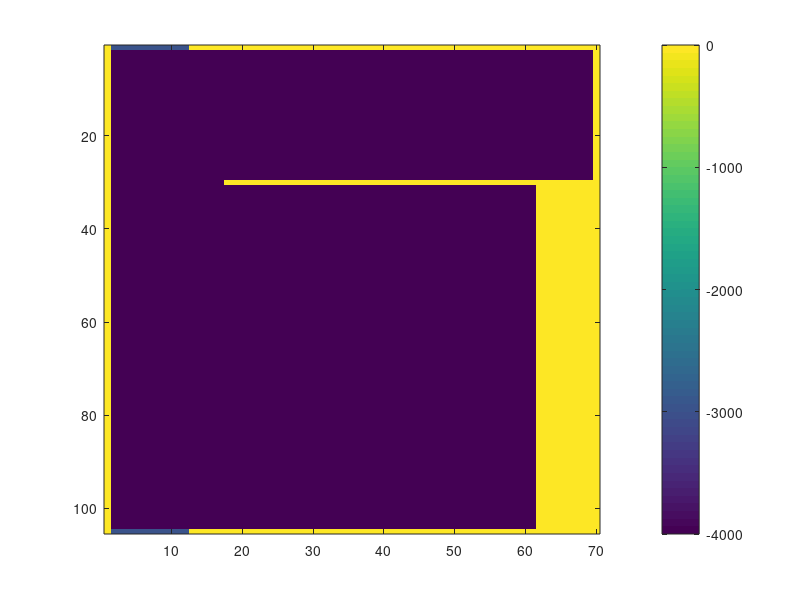

The MATLAB source for this figure: (Note: this script raises an error after producing the figure.)
clear all

fmt='real*8';
accuracy='real*8';
Ieee='b';


%---> Parameters

nx=105;
ny=70;
nz=29;
onedegx=nx/210;
onedegy=ny/140;

NyNorth=ny;

Onebasin = 0;

lati=2*((1:ny)-(ny+1)/2);

time=inf;

%exp=cellstr(['LGM_single_ice/output/present_idiff50']);
%dxc=rdmds(['../../',char(exp(1)),'/DXC']);
%dyc=rdmds(['../../',char(exp(1)),'/DYC']);% constant!

latc=ones(nx,1)*[-69:2:69];
dyc=6.37e6*2*pi/360*ones(nx,ny);
dxc=6.37e6*2*pi/360*ones(nx,ny).*cosd(latc);

%================================================
%=============>   TOPOGRAPHY    <================
%================================================

topo = zeros(nx,ny);
topo(:,:) = -4000. ;

%%south
%topo(:,1) = 0.;
%%north
%%topo(:,ny) = 0.;
%topo(:,NyNorth:ny) = 0.;
%%America  
%topo(1 ,23:ny) = 0.;
%topo(end ,23:ny) = 0.;
%%Antarctic peninsula  
%%topo(1 ,2:6) = 0.;
%%Scotia Ridge
%topo(1 ,2:22) = -3000.;
%topo(end ,2:22) = -3000.;

%W = 25;
%h1=1500;
%h2=3500;
%AMP=8;

%Scotia Ridge
%for j=2:18
%x=  AMP*sin((j+1)*pi/(17))-2;
%topo(:,j) = -4000+h1.*exp(-(x-(1:nx)).^2/W);
%end
%for j=2:11
%x=  AMP*sin((j+1)*pi/(17))-2;
%topo(40:end,j) = -4000+h1.*exp(-(nx+x-1-(40:nx)).^2/W);
%end
%x=  AMP*sin((11+1)*pi/(17))-2;
%topo(40:end,12) = -4000+h1.*exp(-(nx+x-1-(40:nx)).^2/W);
%topo(40:end,13) = -4000+h1.*exp(-(nx+x-1-(40:nx)).^2/W);
%x=  AMP*sin((9+1)*pi/(17))-2;
%topo(40:end,14) = -4000+h1.*exp(-(nx+x-1-(40:nx)).^2/W);

%south
topo(:,1) = 0.;
%north
topo(:,ny) = 0.;
%America
topo(1 ,13:ny) = 0.;
topo(nx,13:ny) = 0.;
%Europe+Africa
topo(30,18:ny) = 0. - 4000*Onebasin;
%Asia
topo(30:nx,ny-8:ny) = 0.;
%Scotia Ridge
topo(1 ,2:12) = -3000.;
topo(nx,2:12) = -3000.;

mask = topo;

for j=1:ny
    for i=1:nx
        if mask(i,j) == 0
            mask(i,j) = 0. ; 
        else
            mask(i,j) = 1. ; 
        end
    end
end

fid=fopen('topog.bin','w','b'); fwrite(fid,topo,'real*4'); fclose(fid);

figure(1)
clf
imagesc(topo); colorbar

%================================================
%==============>      Wind      <================
%================================================

wind  = zeros(nx,ny);
tau0=10; % notice that this is actually peak wind-speed now

for j=1:20 
	y=j-0.6;
	wind(:,j)=1.007*tau0*(sin(3.5*pi*y/(ny-1)));
end
for j=21:30 
	y=j-20.4;
	wind(:,j)=-0.65*tau0*(sin(3.5*pi*y/(ny-1)));
end
for j=31:40 
	wind(:,j)=-0.65*tau0;
end
for j=40:50 
	y=j-50.1;
	wind(:,j)=0.65*tau0*(sin(3.5*pi*y/(ny-1)));
end
for j=51:70 
	y=j-60;
	wind(:,j)=0.58*tau0*(cos(3.5*pi*(y)/(ny-1)));
end

for j=23:47 
	y=j-35.25;
	wind(:,j)=wind(:,j)+0.56*tau0*(cos(3*pi*y/(ny+0.25)))^2;
end

for i=1:nx
  wind(i,:)=smooth(wind(i,:),5);
end

wind(:,1)= 0;
wind(:,70)= 0;

fid=fopen('wind_x.bin','w','b'); fwrite(fid,wind,'real*4'); fclose(fid);

figure(2)
clf
subplot(2,1,1)
plot(wind(2,:))
hold on


% meridional (katabatic) wind:
Vmax=2; % peak meridional wind-speed (m/s)

vkata=zeros(nx,ny);
for j=2:4 % decay from vkata(:,2)=Vmax to vkata(:,4)=0
    for i=1:nx % turn on oscillate in x as sin(x)
        vkata(i,j)=Vmax*abs(sin(pi*(i-0)/nx))*(cos(pi*(j-2)/4));	  
    %vkata(:,j)=Vmax*(cos(pi*(j-2)/4));
    end
end

plot(mean(vkata(:,:),1),'r')

figure(6)
clf
imagesc(vkata)

fid=fopen('wind_y.bin','w','b'); fwrite(fid,vkata,'real*4'); fclose(fid);


%=====================================================
%===============>  Air temperature  <=================
%=====================================================


T_air = zeros(nx,ny);

theta = ny-3; %width

for i=1:nx
 for j=2:ny-1
     y=j-(ny+1)/2;
     if y<0;
         T_air(i,j) = mask(i,j)*(273.15+37.5*cos(pi*y/theta)-8.5);
     else
         T_air(i,j) = mask(i,j)*(273.15+29.0*cos(pi*y/theta)-0.0);
     end
 end
end

fid=fopen('T_air.bin','w','b'); fwrite(fid,T_air,'real*4'); fclose(fid);

figure(3)
clf
plot(T_air(10,2:end-1)-273.15);
hold off;

%====================================================================
%===================> Radiative flux <============================
%====================================================================


LWflx=0*T_air;
fid=fopen('LW_flux.bin','w','b'); fwrite(fid,LWflx,'real*4'); fclose(fid);

SWflx=0*T_air;
fid=fopen('SW_flux.bin','w','b'); fwrite(fid,SWflx,'real*4'); fclose(fid);


%=====================================================
%==================>    E - P    <====================
%=====================================================
empconst=0.5/3.1536e7; 

theta1 = ny-3;

emp = zeros(nx,ny);

for i=1:nx % Southern Ocean
 for j=2:19
     y=j-(ny+1)/2;
     emp(i,j) = -empconst*mask(i,j)*(cos(1.9*pi*abs(2*(y-3)/theta1)^0.75))*(2.6*cos(0.8*pi*abs((y-3)/theta1)^1.9))+0.2*10^-8;
 end
 for j=16:25
     y=j-(ny+1)/2;
     emp(i,j) = -empconst*mask(i,j)*(cos(1.9*pi*abs(2*(y-2)/theta1)^0.75))*(2.5*cos(0.8*pi*abs((y-3)/theta1)^0.9))+0.2*10^-8;
 end
end

for i=30:nx % Indo-Pacific
 for j=26:ny-1
     y=j-(ny+1)/2;
     emp(i,j) = -empconst*mask(i,j)*(cos(2*pi*abs(2*(y-3)/theta1)^0.5))*(2.5*cos(1*pi*abs(y/theta1)^0.8))-0.8*10^-8;
    if y<0
       emp(i,j) = -empconst*mask(i,j)*(cos(1.9*pi*abs(2*(y-2)/theta1)^0.75))*(2.2*cos(0.8*pi*abs((y-3)/theta1)^1.5))+0.2*10^-8;
       if y>-3
          emp(i,j) = -empconst*mask(i,j)*(sin(1.9*pi*abs(2*(y-2)/theta1)^0.75))*(0.5*cos(0.8*pi*abs((y-3)/theta1)^1.5))+0.2*10^-8;
       end
    end
 end
end

for i=1:30 % Atlantic
 for j=26:ny-1
     y=j-(ny+1)/2;
     emp(i,j) = -empconst*mask(i,j)*(cos(2.2*pi*abs(2*(y-2)/theta1)^0.6))*(2*cos(0.75*pi*abs(y/theta1)^1));
    if y<0
       emp(i,j) = -empconst*mask(i,j)*(cos(1.5*pi*abs(2*(y-5)/theta1)^0.65))*(2.2*cos(0.8*pi*abs((y-3)/theta1)^1.5))+0.2*10^-8;
    end
 end
end

emp=emp-mean(mean(emp.*dxc.*mask))/mean(mean(dxc.*mask));
emp=emp.*mask;

%=====================================================
%===============>    Evaporation    <=================
%=====================================================

evap=0.0*emp;
evap(emp>0)=emp(emp>0);

fid=fopen('evap.bin','w','b'); fwrite(fid,evap,'real*4'); fclose(fid);

%=====================================================
%===============>   Precipitation   <=================
%=====================================================

precip=0.0*emp;
precip(emp<0)=-emp(emp<0);

snowprecip=0*precip;
snowprecip(T_air<273.15)=precip(T_air<273.15);

fid=fopen('precip.bin','w','b'); fwrite(fid,precip,'real*4'); fclose(fid);
fid=fopen('snowprecip.bin','w','b'); fwrite(fid,snowprecip,'real*4'); fclose(fid);




figure(7)
clf
subplot(3,1,1)
plot(lati([2,end-1]),[0,0],'--k');hold on
plot(lati(2:NyNorth-1),emp(10,2:NyNorth-1));hold on;
subplot(3,1,2)
plot(lati(2:NyNorth-1),precip(10,2:NyNorth-1));hold on;
plot(lati(2:NyNorth-1),snowprecip(10,2:NyNorth-1));
subplot(3,1,3)
plot(lati(2:NyNorth-1),evap(10,2:NyNorth-1));

